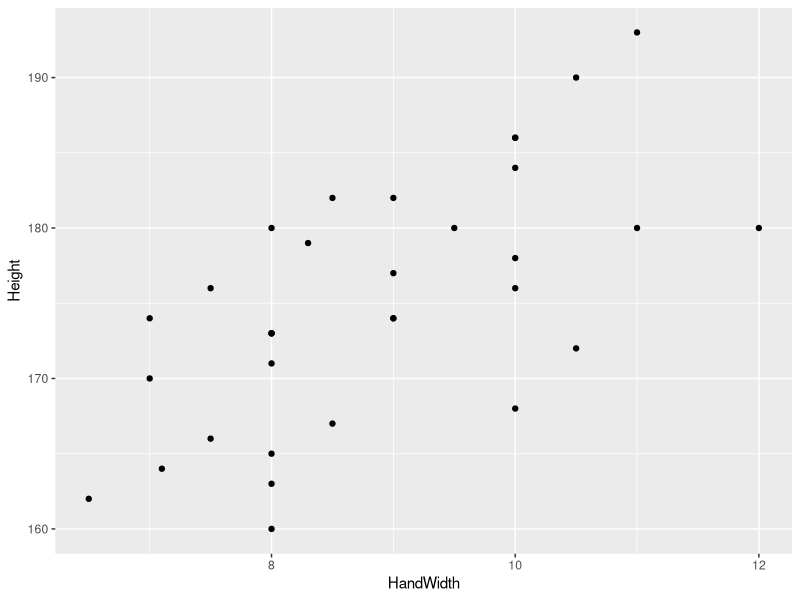
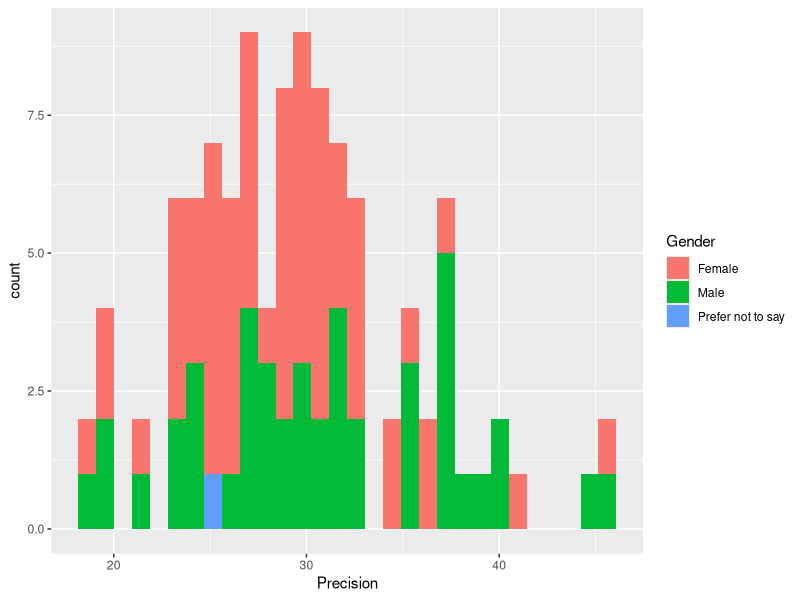

These figures' R source, in order: (Note: this script raises an error after producing the figures.)
require(tidyverse)
# Set options:

options(dplyr.summarise.inform = FALSE)



# class data

classData <- read.csv("CourseData/classData.csv")
head(classData)
tail(classData)


ggplot(classData |> filter(Year == 2019), aes(x = HandWidth, y = Height)) +
  geom_point()

ggplot(classData, aes(x = Precision, fill = Gender)) +
  geom_histogram()

# Are males taller than females?

obsDiff <- classData |>
  group_by(Gender) |>
  summarise(meanVal = mean(Height)) |>
  pull(meanVal) |>
  diff()

obsDiff
df1 <- data.frame(shuffledDiffs = rep(NA, 1000))

df1$shuffledDiffs <- replicate(1000, classData |>
  mutate(Gender = sample(Gender)) |>
  group_by(Gender) |>
  summarise(meanVal = mean(Height)) |>
  pull(meanVal) |>
  diff())

table(df1$shuffledDiffs <= obsDiff) # So the p-value is <0.001

# p-value
sum(df1$shuffledDiffs <= obsDiff) / length(df1$shuffledDiffs)

ggplot(df1, aes(shuffledDiffs)) +
  geom_histogram() +
  geom_vline(xintercept = obsDiff) +
  ggtitle("M vs. F, Height")

# Are reaction times different for males vs. females?

obsDiff <- classData |>
  group_by(Gender) |>
  summarise(meanVal = mean(Reaction)) |>
  pull(meanVal) |>
  diff()

obsDiff
df1 <- data.frame(shuffledDiffs = NULL)
df1$shuffledDiffs <- replicate(1000, classData |>
  mutate(Gender = sample(Gender)) |>
  group_by(Gender) |>
  summarise(meanVal = mean(Reaction)) |>
  pull(meanVal) |>
  diff())

table(shuffledDiffs <= obsDiff) # So the p-value is <0.001
ggplot(df1, aes(shuffledDiffs)) +
  geom_histogram() +
  geom_vline(xintercept = obsDiff) +
  ggtitle("M vs. F, Reaction time")



# Are reaction times different for males vs. females?

obsDiff <- classData |>
  group_by(Gender) |>
  summarise(meanVal = mean(Precision)) |>
  pull(meanVal) |>
  diff()

obsDiff
df1 <- data.frame(shuffledDiffs = NULL)
df1$shuffledDiffs <- replicate(1000, classData |>
  mutate(Gender = sample(Gender)) |>
  group_by(Gender) |>
  summarise(meanVal = mean(Precision)) |>
  pull(meanVal) |>
  diff())

table(shuffledDiffs <= obsDiff) # So the p-value is <0.001
ggplot(df1, aes(shuffledDiffs)) +
  geom_histogram() +
  geom_vline(xintercept = obsDiff) +
  ggtitle("M vs. F, Precision")

# Are reaction times different for right vs. left handers?

table(classData$Handedness)

obsDiff <- classData |>
  filter(Handedness != "Both") |>
  group_by(Handedness) |>
  summarise(meanVal = mean(Reaction)) |>
  pull(meanVal) |>
  diff()

obsDiff

df1 <- data.frame(rep = 1:100, shuffledDiffs = NA)
df1$shuffledDiffs <- replicate(100, classData |>
  filter(Handedness != "Both") |>
  mutate(Handedness = sample(Handedness)) |>
  group_by(Handedness) |>
  summarise(meanVal = mean(Reaction)) |>
  pull(meanVal) |>
  diff())

table(shuffledDiffs <= obsDiff) # So the p-value is <0.001
ggplot(df1, aes(shuffledDiffs)) +
  geom_histogram() +
  geom_vline(xintercept = obsDiff) +
  ggtitle("Handedness, Reaction time")

# Some box plots
ggplot(classData, aes(x = Gender, y = Precision)) +
  geom_boxplot() +
  geom_jitter(width = 0.2)

names(classData)

ggplot(classData, aes(x = Gender, y = Coffee)) +
  geom_boxplot() +
  geom_jitter(width = 0.2)

table(classData$CatsOrDogs)

ggplot(classData, aes(x = CatsOrDogs, y = Reaction)) +
  geom_boxplot() +
  geom_jitter(width = 0.2)
